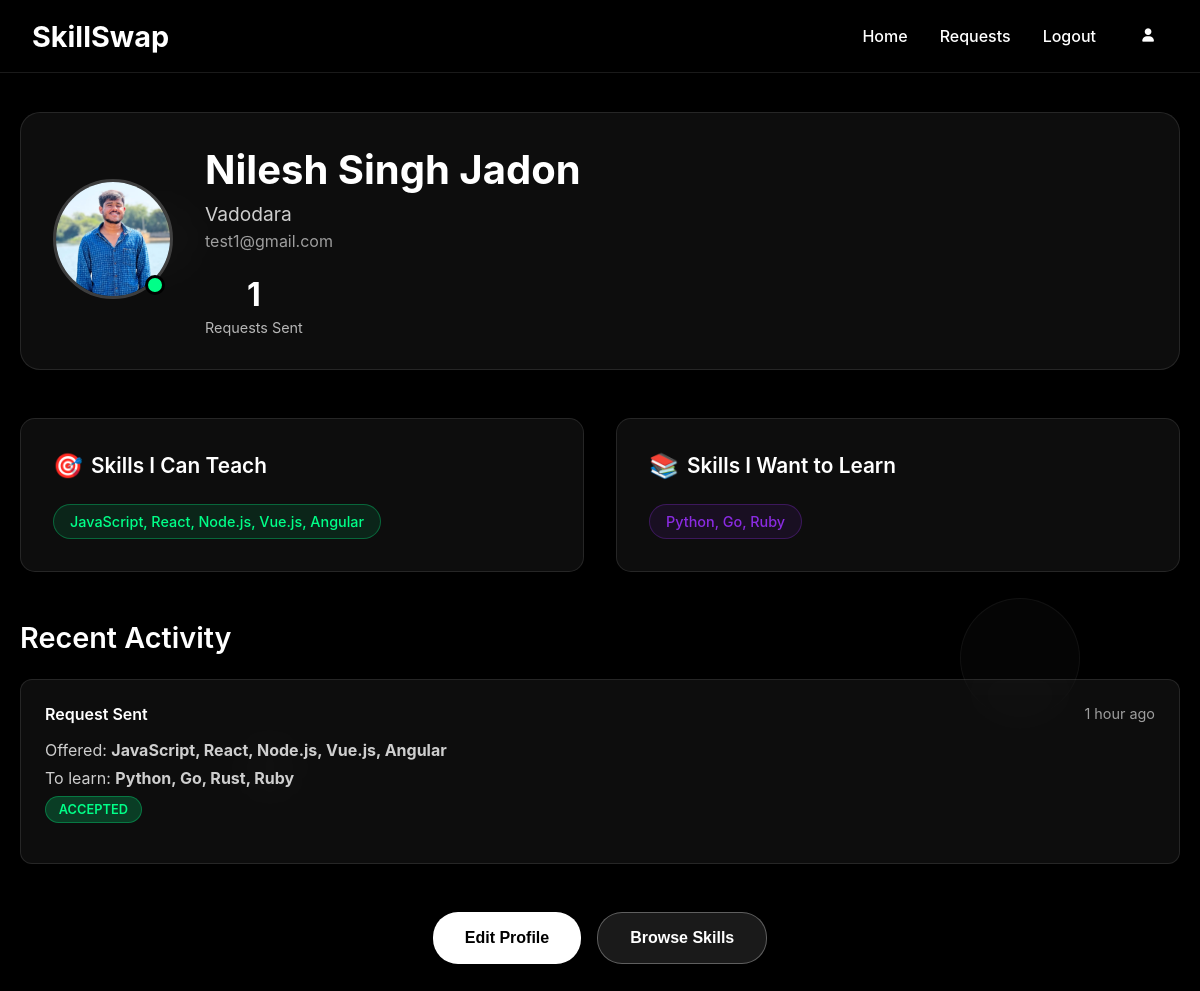
The app's page /profile/ (signed in) with its own data.
### swaps/models.py (models this page shows)
class SwapUser(AbstractUser):
    name = models.CharField(max_length=50)
    username = models.EmailField(unique=True, null=False, primary_key=True)
    city = models.CharField(max_length=50)
    profile = models.ImageField(upload_to='photos', null=False)
    skills = models.TextField()
    skills_wanted = models.TextField()
    is_public = models.BooleanField(default=True)
    USERNAME_FIELD = 'username'
    REQUIRED_FIELDS = ['name']

class request_swap(models.Model):
    sender = models.ForeignKey(SwapUser, on_delete=models.CASCADE, related_name='sent_requests')
    receiver = models.ForeignKey(SwapUser, on_delete=models.CASCADE, related_name='received_requests')
    skill_offered = models.TextField()
    skill_learn = models.TextField()
    message = models.TextField()
    STATUS_CHOICES = [
        ('Pending', 'Pending'),
        ('Accepted', 'Accepted'),
        ('Rejected', 'Rejected'),
    ]
    status = models.CharField(max_length=10, choices=STATUS_CHOICES, default='Pending')
    timestamp = models.DateTimeField(auto_now_add=True)

### skill_swap_odoo/views.py (the view)
# urls.py: path('profile/',views.profile,name='profile'),
def profile(request):
    user=request.user
    return render(request,'profile.html',{'profile':user})

### templates/profile.html (shortened to what this page needs)
{% extends "base.html" %}
{% block content %}
<div class="profile-container">
    <div class="container">
        <div class="profile-header">
            <div class="profile-image-container">
                <img src="{{ user.profile.url }}" alt="{{ user.name }}" class="profile-image">
                <div class="status-indicator"></div>
            </div>
            <div class="profile-info">
                <h1 class="profile-name">{{ user.name }}</h1>
                <p class="profile-location">{{ user.city }}</p>
                <p class="profile-email">{{ user.username }}</p>
                <div class="profile-stats">
                    <div class="stat">
                        <span class="stat-number">{{ user.sent_requests.count }}</span>
                        <span class="stat-label">Requests Sent</span>
                    </div>
                </div>
            </div>
        </div>
        <div class="skills-section">
            <div class="skills-grid">
                <div class="skills-card">
                    <h3 class="skills-title">
                        <span class="skills-icon">🎯</span>
                        Skills I Can Teach
                    </h3>
                    <div class="skills-list">
                            <span class="skill-tag teach-skill">{{ user.skills}}</span>
                    </div>
                </div>
                <div class="skills-card">
                    <h3 class="skills-title">
                        <span class="skills-icon">📚</span>
                        Skills I Want to Learn
                    </h3>
                    <div class="skills-list">
                            <span class="skill-tag learn-skill">{{ user.skills_wanted }}</span>
                    </div>
                </div>
            </div>
        </div>
        <div class="activity-section">
            <h3 class="section-title">Recent Activity</h3>
            <div class="activity-grid">
                {% for request in user.sent_requests.all|slice:":3" %}
                <div class="activity-card">
                    <div class="activity-header">
                        <span class="activity-type">Request Sent</span>
                        <span class="activity-time">{{ request.timestamp|timesince }} ago</span>
                    </div>
                    <div class="activity-content">
                        <p class="activity-text">Offered: <strong>{{ request.skill_offered }}</strong></p>
                        <p class="activity-text">To learn: <strong>{{ request.skill_learn }}</strong></p>
                        <div class="activity-status status-{{ request.status|lower }}">
                            {{ request.status }}
                        </div>
                    </div>
                </div>
                {% endfor %}
            </div>
        </div>
        <div class="action-buttons">
            <button class="action-btn primary" onclick="window.location.href='/edit-profile/'">
                Edit Profile
            </button>
            <button class="action-btn secondary" onclick="window.location.href='/requests/'">
                Browse Skills
            </button>
        </div>
    </div>
</div>
{% endblock %}

### templates/base.html (style rules this page uses)
* { margin: 0; padding: 0; box-sizing: border-box; }
body { font-family: 'Inter', -apple-system, BlinkMacSystemFont, sans-serif; background: #000; min-height: 100vh; color: #fff; overflow-x: hidden; }
.container { max-width: 1200px; margin: 0 auto; padding: 0 20px; }

### templates/profile.html (style rules this page uses)
.profile-container { padding: 2rem 0; min-height: calc(100vh - 80px); }
.profile-header { display: flex; align-items: center; gap: 2rem; margin-bottom: 3rem; padding: 2rem; background: rgba(255, 255, 255, 0.05); border-radius: 20px; backdrop-filter: blur(20px); border: 1px solid rgba(255, 255, 255, 0.1); }
.profile-image-container { position: relative; flex-shrink: 0; }
.profile-image { width: 120px; height: 120px; border-radius: 50%; object-fit: cover; border: 3px solid rgba(255, 255, 255, 0.2); transition: all 0.3s ease; }
.status-indicator { position: absolute; bottom: 8px; right: 8px; width: 20px; height: 20px; background: #00ff88; border-radius: 50%; border: 3px solid #000; animation: pulse 2s infinite; }
.profile-info { flex: 1; }
.profile-name { font-size: 2.5rem; font-weight: 700; color: white; margin-bottom: 0.5rem; }
.profile-location { font-size: 1.2rem; color: rgba(255, 255, 255, 0.8); margin-bottom: 0.3rem; }
.profile-email { font-size: 1rem; color: rgba(255, 255, 255, 0.6); margin-bottom: 1.5rem; }
.profile-stats { display: flex; gap: 2rem; }
.stat { text-align: center; }
.stat-number { display: block; font-size: 2rem; font-weight: 700; color: white; margin-bottom: 0.2rem; }
.stat-label { font-size: 0.9rem; color: rgba(255, 255, 255, 0.7); }
.skills-section { margin-bottom: 3rem; }
.skills-grid { display: grid; grid-template-columns: 1fr 1fr; gap: 2rem; }
.skills-card { background: rgba(255, 255, 255, 0.05); border-radius: 15px; padding: 2rem; backdrop-filter: blur(20px); border: 1px solid rgba(255, 255, 255, 0.1); transition: all 0.3s ease; }
.skills-title { font-size: 1.3rem; font-weight: 600; color: white; margin-bottom: 1.5rem; display: flex; align-items: center; gap: 0.5rem; }
.skills-icon { font-size: 1.5rem; }
.skills-list { display: flex; flex-wrap: wrap; gap: 0.5rem; }
.skill-tag { padding: 0.5rem 1rem; border-radius: 25px; font-size: 0.9rem; font-weight: 500; transition: all 0.3s ease; cursor: pointer; }
.teach-skill { background: rgba(0, 255, 136, 0.1); color: #00ff88; border: 1px solid rgba(0, 255, 136, 0.3); }
.learn-skill { background: rgba(138, 43, 226, 0.1); color: #8a2be2; border: 1px solid rgba(138, 43, 226, 0.3); }
.activity-section { margin-bottom: 3rem; }
.section-title { font-size: 1.8rem; font-weight: 600; color: white; margin-bottom: 1.5rem; }
.activity-grid { display: grid; grid-template-columns: repeat(auto-fit, minmax(300px, 1fr)); gap: 1.5rem; }
.activity-card { background: rgba(255, 255, 255, 0.05); border-radius: 12px; padding: 1.5rem; backdrop-filter: blur(20px); border: 1px solid rgba(255, 255, 255, 0.1); transition: all 0.3s ease; }
.activity-header { display: flex; justify-content: space-between; align-items: center; margin-bottom: 1rem; }
.activity-type { font-weight: 600; color: white; }
.activity-time { font-size: 0.9rem; color: rgba(255, 255, 255, 0.6); }
.activity-content { margin-bottom: 1rem; }
.activity-text { margin-bottom: 0.5rem; color: rgba(255, 255, 255, 0.8); }
.activity-status { display: inline-block; padding: 0.3rem 0.8rem; border-radius: 15px; font-size: 0.8rem; font-weight: 600; text-transform: uppercase; }
.status-accepted { background: rgba(0, 255, 136, 0.2); color: #00ff88; border: 1px solid rgba(0, 255, 136, 0.3); }
.action-buttons { display: flex; gap: 1rem; justify-content: center; margin-top: 2rem; }
.action-btn { padding: 1rem 2rem; border-radius: 25px; font-weight: 600; font-size: 1rem; cursor: pointer; transition: all 0.3s ease; border: none; }
.action-btn.primary { background: white; color: black; }
.action-btn.secondary { background: rgba(255, 255, 255, 0.1); color: white; border: 1px solid rgba(255, 255, 255, 0.3); }

### records on screen
SwapUser: profile (picture), name "Nilesh Singh Jadon", city "Vadodara", username "test1@gmail.com", sent_requests.count "1", skills "JavaScript, React, Node.js, Vue.js, Angular", skills_wanted "Python, Go, Ruby"
request_swap: timestamp "1 hour", skill_offered "JavaScript, React, Node.js, Vue.js, Angular", skill_learn "Python, Go, Rust, Ruby", status "ACCEPTED"
